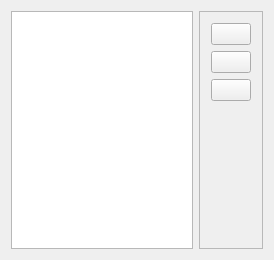
<?xml version="1.0" encoding="UTF-8"?>
<ui version="4.0">
 <class>SourcesWidgetClass</class>
 <widget class="QWidget" name="SourcesWidgetClass">
  <property name="geometry">
   <rect>
    <x>0</x>
    <y>0</y>
    <width>274</width>
    <height>260</height>
   </rect>
  </property>
  <property name="windowTitle">
   <string>SourcesWidget</string>
  </property>
  <layout class="QHBoxLayout" name="horizontalLayout_2">
   <item>
    <widget class="QListWidget" name="listSources">
     <property name="editTriggers">
      <set>QAbstractItemView::EditTrigger::CurrentChanged|QAbstractItemView::EditTrigger::DoubleClicked</set>
     </property>
     <property name="alternatingRowColors">
      <bool>true</bool>
     </property>
    </widget>
   </item>
   <item>
    <widget class="QFrame" name="frameControls">
     <property name="frameShape">
      <enum>QFrame::Shape::StyledPanel</enum>
     </property>
     <property name="frameShadow">
      <enum>QFrame::Shadow::Raised</enum>
     </property>
     <layout class="QVBoxLayout" name="verticalLayout">
      <item>
       <widget class="QPushButton" name="buttonRemove">
        <property name="toolTip">
         <string>Removes the selected source</string>
        </property>
        <property name="text">
         <string/>
        </property>
        <property name="icon">
         <iconset theme="QIcon::ThemeIcon::ListRemove"/>
        </property>
       </widget>
      </item>
      <item>
       <widget class="QPushButton" name="buttonAdd">
        <property name="toolTip">
         <string>Adds a new source</string>
        </property>
        <property name="text">
         <string/>
        </property>
        <property name="icon">
         <iconset theme="QIcon::ThemeIcon::ListAdd"/>
        </property>
       </widget>
      </item>
      <item>
       <widget class="QPushButton" name="buttonProperties">
        <property name="toolTip">
         <string>Opens the properties of the selected source</string>
        </property>
        <property name="text">
         <string/>
        </property>
        <property name="icon">
         <iconset theme="QIcon::ThemeIcon::DocumentProperties"/>
        </property>
       </widget>
      </item>
      <item>
       <spacer name="verticalSpacer">
        <property name="orientation">
         <enum>Qt::Orientation::Vertical</enum>
        </property>
        <property name="sizeHint" stdset="0">
         <size>
          <width>20</width>
          <height>40</height>
         </size>
        </property>
       </spacer>
      </item>
     </layout>
    </widget>
   </item>
  </layout>
 </widget>
 <layoutdefault spacing="6" margin="11"/>
 <resources/>
 <connections/>
</ui>
